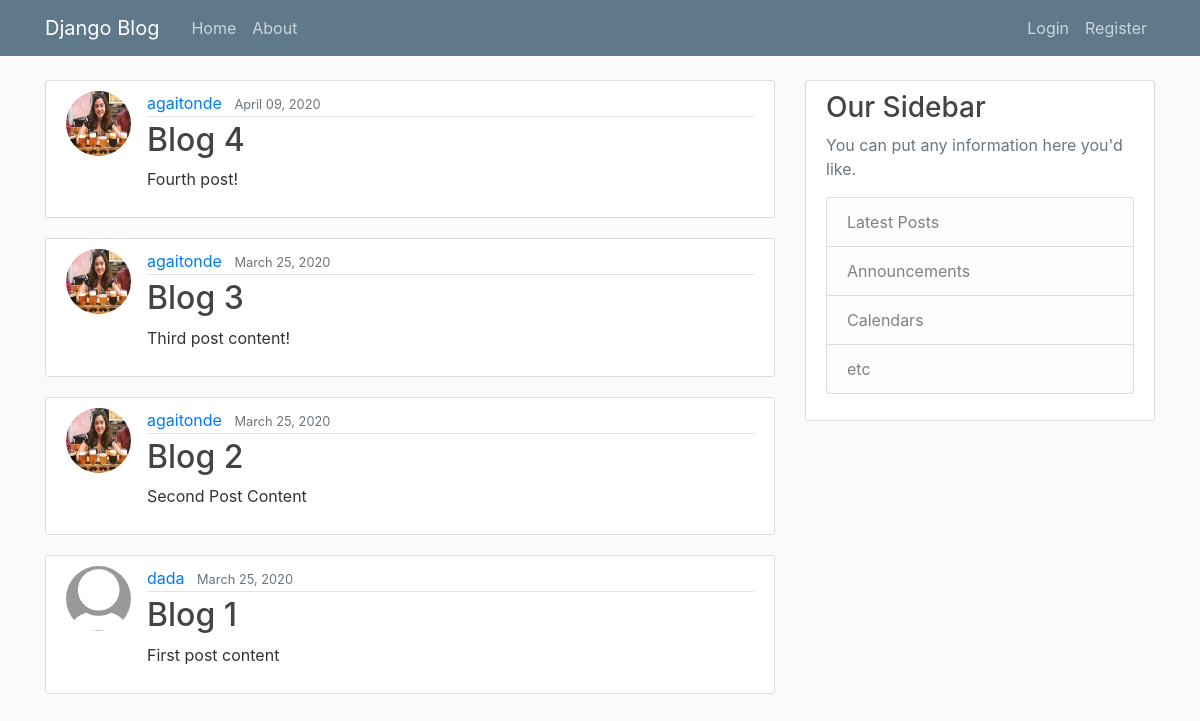
The page / on the database its author committed.
### main/models.py (models this page shows, shortened)
class Post(models.Model):
    title = models.CharField(max_length = 100) # Limited length title field
    content = models.TextField() # Unlimited length (multiple lines) text field
    date_posted = models.DateTimeField(default = timezone.now) # 'now' is a function within timezone, but we don't want to call it yet, hence no ()
    author = models.ForeignKey(User, on_delete = models.CASCADE) # Join to users table on authors field using foreign key mapping. on_delete arg means that if a user is deleted, their post is also deleted

### users/models.py (models this page shows, shortened)
class Profile(models.Model):
    user = models.OneToOneField(User, on_delete=models.CASCADE)
    image = models.ImageField(default='default.jpg', upload_to='profile_pics')

### main/views.py (the view)
# urls.py: path('', PostListView.as_view(), name='main-home'), # empty path within /main app redirects to homepage of main. Refer to this routing using name 'main-home'
class PostListView(ListView):
    model = Post
    template_name = 'main/home.html' # Override the template to search for, default = <app>/<model>_<viewtype>.html (main/post_list.html)
    context_object_name = 'posts' # Specify what variable name the objects in the list should be called, so they are looped as they were when using the function based view in the template
    ordering = ['-date_posted'] # Displays posts in chronological order, with most recent post on the top

### main/templates/main/home.html
{% extends 'main/base.html' %}
{% block content %}
    {% for post in posts %}
        <article class="media content-section">
            <img class="rounded-circle article-img" src="{{ post.author.profile.image.url }}">
            <div class="media-body">
                <div class="article-metadata">
                <a class="mr-2" href="#">{{ post.author }}</a>
                <small class="text-muted">{{ post.date_posted|date:"F d, Y" }}</small>
                </div>
                <h2><a class="article-title" href="{% url 'post-detail' post.id %}">{{ post.title }}</a></h2>
                <p class="article-content">{{ post.content }}</p>
            </div>
        </article>
    {% endfor %}
{% endblock content %}

### main/templates/main/base.html (shortened to what this page needs)
{% load static %}
<!DOCTYPE html>
<html lang="en">
<head>
    <link rel="stylesheet" href="https://stackpath.bootstrapcdn.com/bootstrap/4.4.1/css/bootstrap.min.css">
    <link rel="stylesheet" type="text/css" href="{% static 'main/main.css' %}">
</head>
<body>
<header class="site-header">
  <nav class="navbar navbar-expand-md navbar-dark bg-steel fixed-top">
    <div class="container">
      <a class="navbar-brand mr-4" href="{% url 'main-home' %}">Django Blog</a>
      <div class="collapse navbar-collapse" id="navbarToggle">
        <div class="navbar-nav mr-auto">
          <a class="nav-item nav-link" href="{% url 'main-home' %}">Home</a>
          <a class="nav-item nav-link" href="{% url 'main-about' %}">About</a>
        </div>
        <div class="navbar-nav">
          {% if user.is_authenticated %}
            <a class="nav-item nav-link" href="{% url 'post-create' %}">New Post</a>
            <a class="nav-item nav-link" href="{% url 'profile' %}">Profile</a>
            <a class="nav-item nav-link" href="{% url 'logout' %}">Logout</a>
          {% else %}
            <a class="nav-item nav-link" href="{% url 'login' %}">Login</a>
            <a class="nav-item nav-link" href="{% url 'register' %}">Register</a>
          {% endif %}
        </div>
      </div>
    </div>
  </nav>
</header>
<main role="main" class="container">
  <div class="row">
    <div class="col-md-8">
      {% block content %}{% endblock %}
    </div>
    <div class="col-md-4">
      <div class="content-section">
        <h3>Our Sidebar</h3>
        <p class='text-muted'>You can put any information here you'd like.
          <ul class="list-group">
            <li class="list-group-item list-group-item-light">Latest Posts</li>
            <li class="list-group-item list-group-item-light">Announcements</li>
            <li class="list-group-item list-group-item-light">Calendars</li>
            <li class="list-group-item list-group-item-light">etc</li>
          </ul>
        </p>
      </div>
    </div>
  </div>
</main>
</body>
</html>

### main/static/main/main.css (style rules this page uses)
body { background: #fafafa; color: #333333; margin-top: 5rem; }
h1, h2, h3, h4, h5, h6 { color: #444444; }
ul { margin: 0; }
.bg-steel { background-color: #5f788a; }
.site-header .navbar-nav .nav-link { color: #cbd5db; }
.content-section { background: #ffffff; padding: 10px 20px; border: 1px solid #dddddd; border-radius: 3px; margin-bottom: 20px; }
.article-title { color: #444444; }
.article-content { white-space: pre-line; }
.article-img { height: 65px; width: 65px; margin-right: 16px; }
.article-metadata { padding-bottom: 1px; margin-bottom: 4px; border-bottom: 1px solid #e3e3e3 }

### rows shown on the page
Post: author.profile.image (picture), author "agaitonde", date_posted "April 09, 2020", title "Blog 4", content "Fourth post!"
Post: author.profile.image (picture), author "agaitonde", date_posted "March 25, 2020", title "Blog 3", content "Third post content!"
Post: author.profile.image (picture), author "agaitonde", date_posted "March 25, 2020", title "Blog 2", content "Second Post Content"
Post: author.profile.image (placeholder picture), author "dada", date_posted "March 25, 2020", title "Blog 1", content "First post content"
